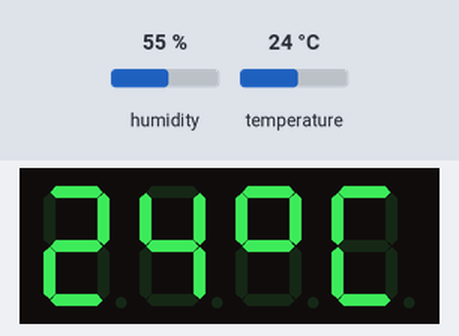
The sketch below on a simulated Arduino Uno, built with avr-gcc and run on an emulated ATmega328P. Shown: 4-digit seven-segment display. Inputs (shaded band) come from the test bench; at power-on: humidity 55 %, temperature 24 °C.

Above: at 2.8 s.
2.9 s: humidity set to 22 %
At 5.8 s:
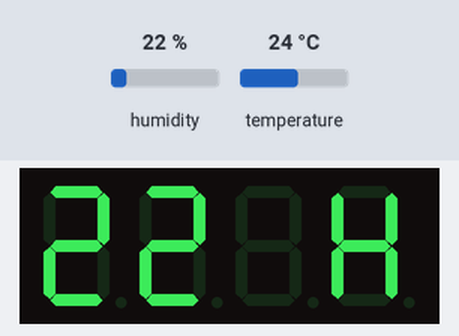
7.7 s: temperature set to 12 °C
At 9.1 s:
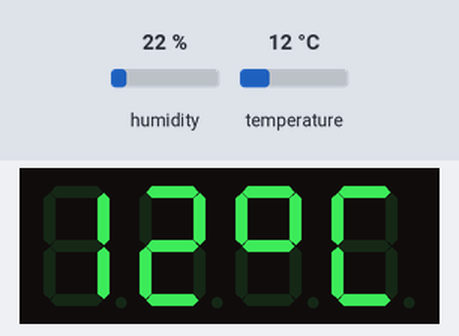
10.8 s: humidity set to 40 %
At 14.3 s:
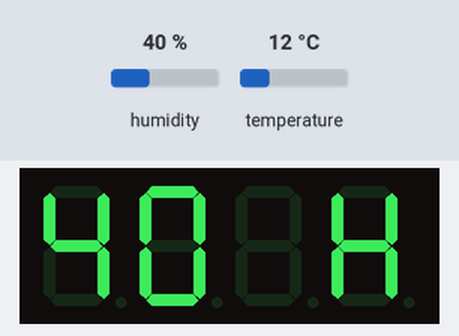
16.0 s: temperature set to 19 °C
At 17.3 s:
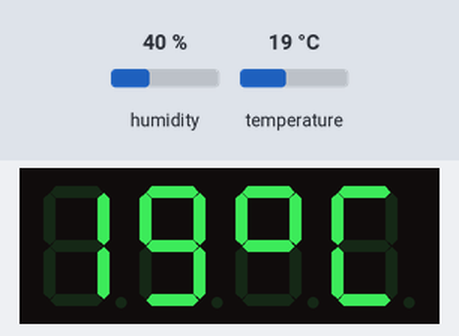
Timing chart, 0 to 19.0 s (numbered marks = the images above; inputs shaded):
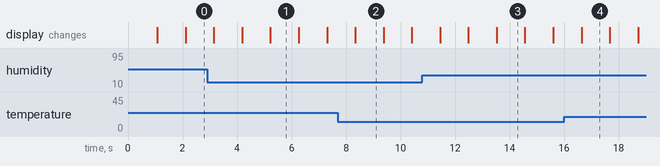

The sketch:

3_4.ino
```cpp
#include <Arduino.h>
#include <DHT.h>
#include <TM1637Display.h>
#define DHTPIN 5
#define CLK 3
#define DIO 4
#define DHTTYPE DHT22
DHT dht(DHTPIN, DHTTYPE);

const uint8_t DEGREES [ ] = {
SEG_A | SEG_B | SEG_G | SEG_F, // superscript o
SEG_A | SEG_F | SEG_E | SEG_D, // C
};

const uint8_t Huma [ ] = {
SEG_F | SEG_E | SEG_G | SEG_C | SEG_B // H,
};


TM1637Display display(CLK, DIO);

void setup() {
  // put your setup code here, to run once:
  Serial.begin(9600);
  display.setBrightness(0x0a);

}


void loop() {
  // put your main code here, to run repeatedly:
   uint8_t data[] = { 0xff, 0xff, 0xff, 0xff };

   int h = dht.readHumidity();
   int t = dht.readTemperature();
   bool lz = false ;
  display.showNumberDec(t, lz,2,0);
  display.setSegments(DEGREES,2,2);
  delay(1000);
  display.showNumberDec(h, lz,2,0);
  data[2] = display.encodeDigit(2);
   display.setSegments(data[2],1,2);
  display.setSegments(Huma,1,3);

  delay(1000);


  // All segments on
//  display.setSegments(data);
//  delay(TEST_DELAY);
  // All segments on
  //display.setSegments(data);
   //Serial.println("go");
//  display.showNumberDec(125,false, 3,1);

}
```

Measured:
- after the input at 2.9 s, the display: first differs from a run without the input after 2.3 s (image 1)
- after the input at 7.7 s, the display: changes after 0.64 s (image 2)
- after the input at 10.8 s, the display: first differs from a run without the input after 2.7 s (image 3)
- after the input at 16.0 s, the display: changes after 0.64 s (image 4)
- what the display in image 1 shows lasts 1.1 s, from 5.2 s to 6.3 s
